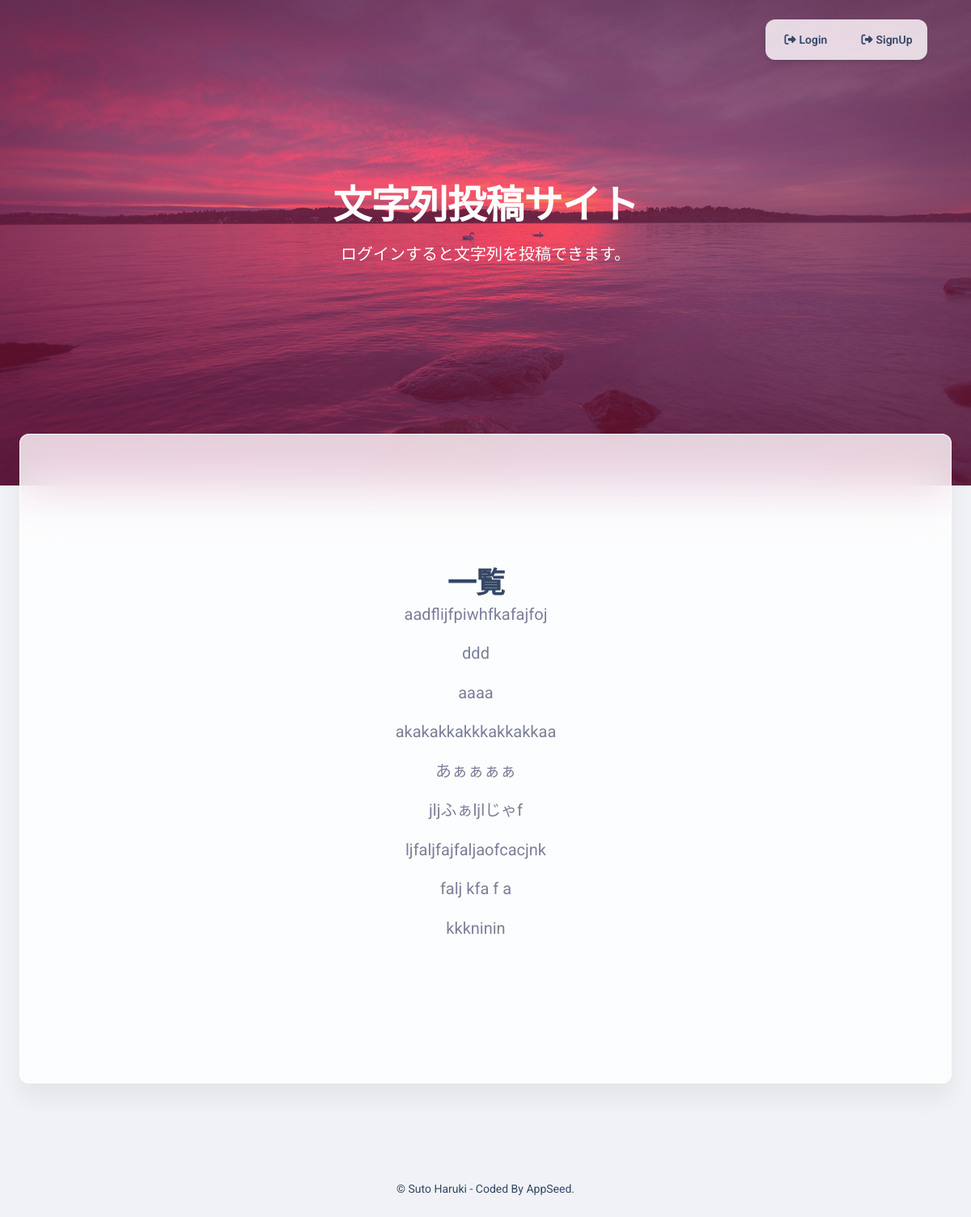
Before: / with the older database file.
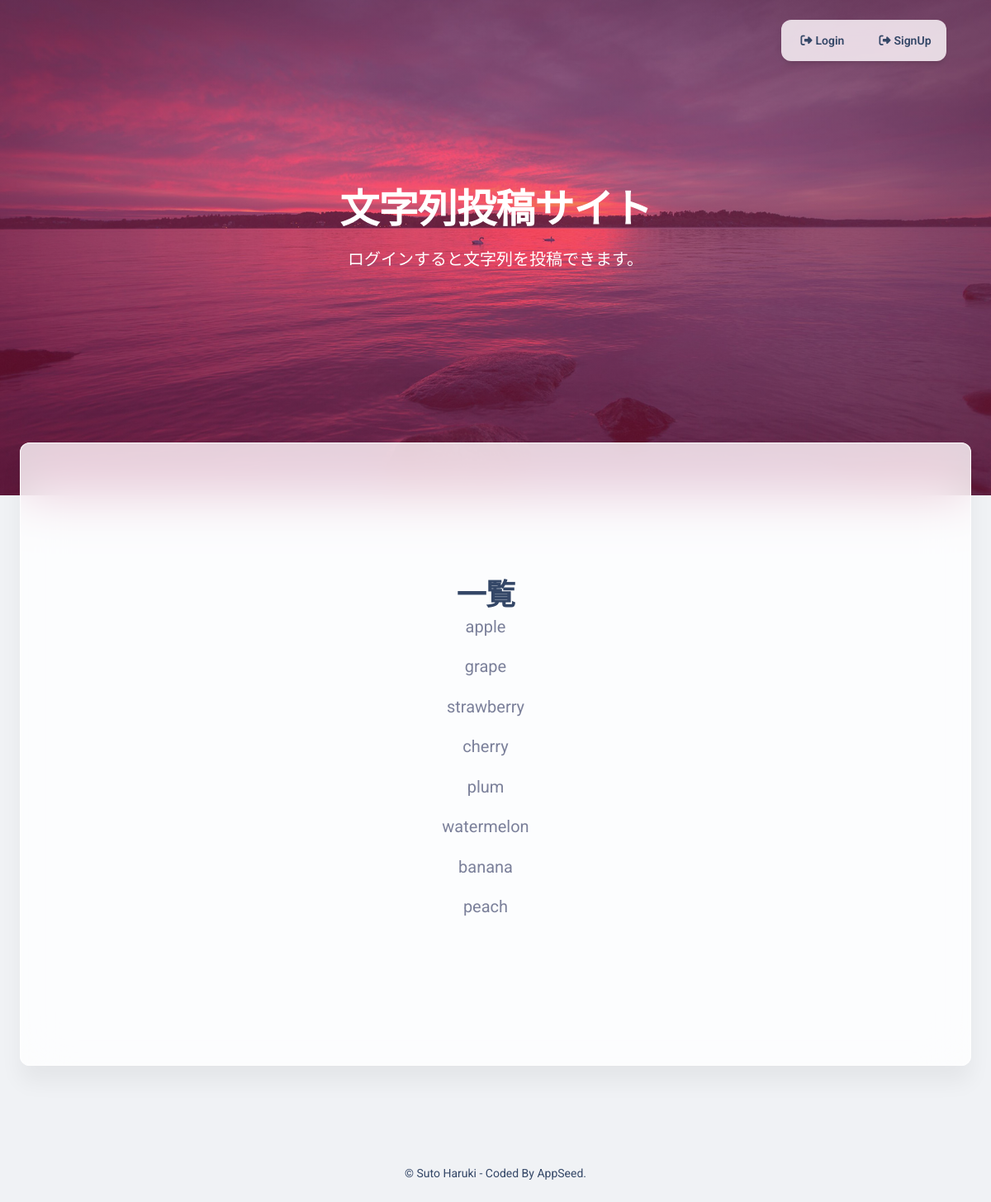
After: the same page with the newer database file.
### app/models.py (models this page shows)
class Text(models.Model):
    text = models.TextField(null=False, blank=False)
    def __str__(self):
        return self.text

### app/views.py (the view, shortened to what this page needs)
# urls.py: path("", views.IndexView.as_view(), name='index'),
class IndexView(View):
    def get(self, request, *args, **kwargs):
        texts = models.Text.objects.all()
        context = {
            'texts' : texts,
        }
        return render(request, "home/index.html", context)

### templates/home/index.html (shortened to what this page needs)
{% load static %}
<!DOCTYPE html>
<html lang="ja" itemscope itemtype="http://schema.org/WebPage">
<head>
  <link href="{% static 'css/nucleo-icons.css' %}" rel="stylesheet" />
  <link href="{% static 'css/nucleo-svg.css' %}" rel="stylesheet" />
  <link id="pagestyle" href="{% static 'css/material-kit.css' %}" rel="stylesheet" />
</head>
<body class="presentation-page bg-gray-200">
  {% include 'includes/navigation.html' %}
  <header class="header-2">
    <div class="page-header min-vh-75 relative" style="background-image: url('{% static 'img/bg2.jpg' %}')">
      <span class="mask bg-gradient-primary opacity-4"></span>
      <div class="container">
        <div class="row">
          <div class="col-lg-7 text-center mx-auto">
            <h1 class="text-white pt-3 mt-n5">文字列投稿サイト</h1>
            {% if request.user.is_authenticated %}
            <div class="mb-3">
              <form action="{% url 'index' %}" method="POST">
                {% csrf_token %}
                <label for="exampleFormControlTextarea1" class="form-label text-white">文字を入力して投稿しよう</label>
                <textarea class="form-control bg-white ps-1 pe-1" id="exampleFormControlTextarea1" rows="3" required style="resize:none;" name='text'></textarea>
                <button type="submit" class="btn btn-info mt-2">送信</button>
              </form>
            </div>
            </a>
            {% else %}
              <p class="lead text-white mt-3">ログインすると文字列を投稿できます。</p>
            {% endif %}
          </div>
        </div>
      </div>
    </div>
  </header>
  <div class="card card-body blur shadow-blur mx-3 mx-md-4 mt-n6">
    <section class="my-5 py-5">
      <div class="container">
        <div class="row">
          <div class="row justify-content-center text-center my-sm-5">
            <div class="col-lg-6">
              <h2 class="text-dark mb-0">一覧</h2>
              {% for text in texts %}
              <p class="lead">{{ text }}</p>
              {% endfor %}
            </div>
          </div>
        </div>
      </div>
    </section>
  </div>
  <footer class="footer pt-5 mt-5">
    <div class="container">
      <div class=" row">
        <div class="col-12">
          <div class="text-center">
            <p class="text-dark my-4 text-sm font-weight-normal">
              &copy; <a href="https://haruki-portfolio.harukifreedomein.tk/" target="_blank">Suto Haruki</a> - Coded By AppSeed.
            </p>
          </div>
        </div>
      </div>
    </div>
  </footer>
</body>
</html>

### templates/includes/navigation.html (shortened to what this page needs)
{% load static %}
  <div class="container position-sticky z-index-sticky top-0">
    <div class="row">
      <div class="col-12">
        <nav class="navbar navbar-expand-lg  blur border-radius-xl mt-4 top-0 z-index-3 shadow position-absolute my-3 p-0 start-11 end-0 mx-4">
                {% if request.user.is_authenticated %}
                  {% comment %} <li class="nav-item ms-lg-auto"> {% endcomment %}
                    <a class="nav-link nav-link-icon d-flex p-0" style='width:100px;height:50px;justify-content: center;align-items: center;' href="{% url 'account_logout' %}">
                      {% comment %} > {% endcomment %}
                      <i class="fa fa-sign-out me-1"></i>
                      <p class="d-inline text-sm z-index-1 font-weight-bold mb-0" data-bs-toggle="tooltip" data-bs-placement="bottom" title="ログアウト">Logout</p>
                    </a>
                  {% comment %} </li>           {% endcomment %}
                {% else %}
                  <a class="nav-link nav-link-icon d-flex p-0" style='width:100px;height:50px;justify-content: center;align-items: center;' href="{% url 'account_login' %}">
                  <i class="fa fa-sign-out me-1"></i>
                  <p class="d-inline text-sm z-index-1 font-weight-bold mb-0" data-bs-toggle="tooltip" data-bs-placement="bottom" title="ログイン">Login</p>
                  </a>
                  <a class="nav-link nav-link-icon d-flex p-0" style='width:100px;height:50px;justify-content: center;align-items: center;' href="{% url 'account_signup' %}">
                    <i class="fa fa-sign-out me-1"></i>
                    <p class="d-inline text-sm z-index-1 font-weight-bold mb-0" data-bs-toggle="tooltip" data-bs-placement="bottom" title="新規登録">SignUp</p>
                    </a>
                {% endif %}
        </nav>
      </div>
    </div>
  </div>

Changed rows visible on the page:
removed Text: text "aadflijfpiwhfkafajfoj"
removed Text: text "ddd"
removed Text: text "aaaa"
removed Text: text "akakakkakkkakkakkaa"
removed Text: text "あぁぁぁぁ"
removed Text: text "jljふぁljlじゃf"
removed Text: text "ljfaljfajfaljaofcacjnk"
removed Text: text "falj kfa f a"
removed Text: text "kkkninin"
added Text: text "apple"
added Text: text "grape"
added Text: text "strawberry"
added Text: text "cherry"
added Text: text "plum"
added Text: text "watermelon"
added Text: text "banana"
added Text: text "peach"
